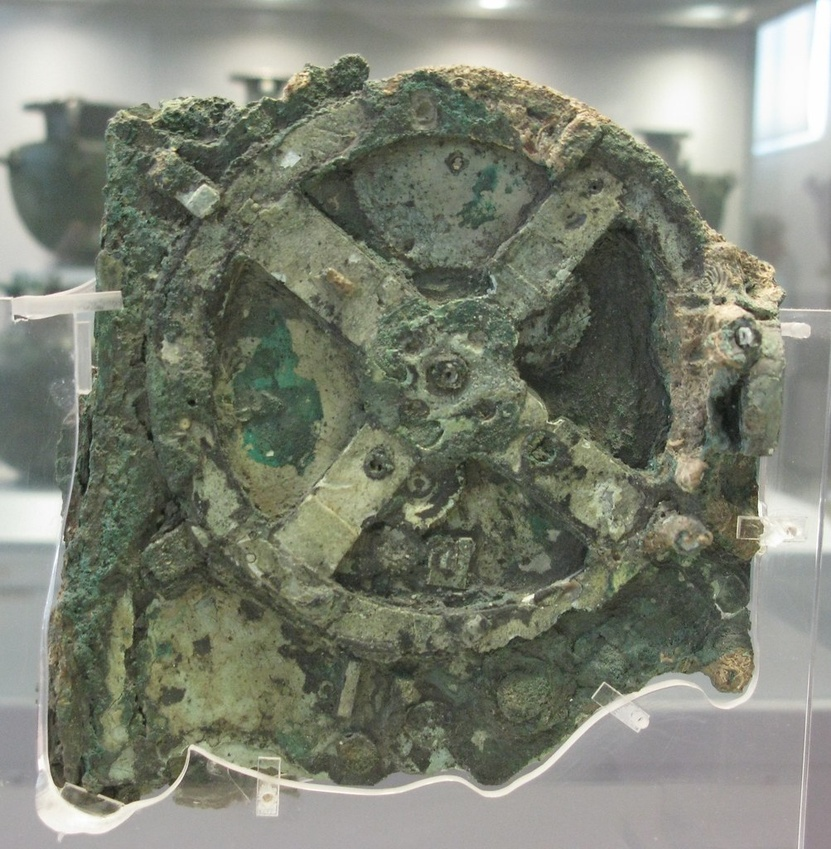
#> input picture projects/gizem/antikythera/img/fragment.jpg, 831 x 849 px, shrunk from 1003 x 1024 before the run
$ python cutout.py ../../projects/gizem/antikythera/img/fragment.jpg ../../projects/gizem/antikythera/img/front.jpg
#> lines starting #> are read from the running program, lines starting #| are printed output that depends on the picture; after the words box and inside, x2 and y2 are one past the last pixel; in counts of white or black regions, pixels touching at a corner belong together
#!/usr/bin/env python3
"""Cut a single character out of a plain studio background (GrabCut seeded by a centre rect).
  /root/.venvs/img/bin/python -I scripts/media/cutout.py in.png out.png"""
import sys

import cv2
import numpy as np

src, out = sys.argv[1], sys.argv[2]
img = cv2.imread(src)
#> img is the input picture: shape (849, 831, 3); mean B, G, R 114.5, 128.3, 124
img = cv2.copyMakeBorder(img, 40, 0, 40, 40, cv2.BORDER_REPLICATE)  # heads touching the top edge
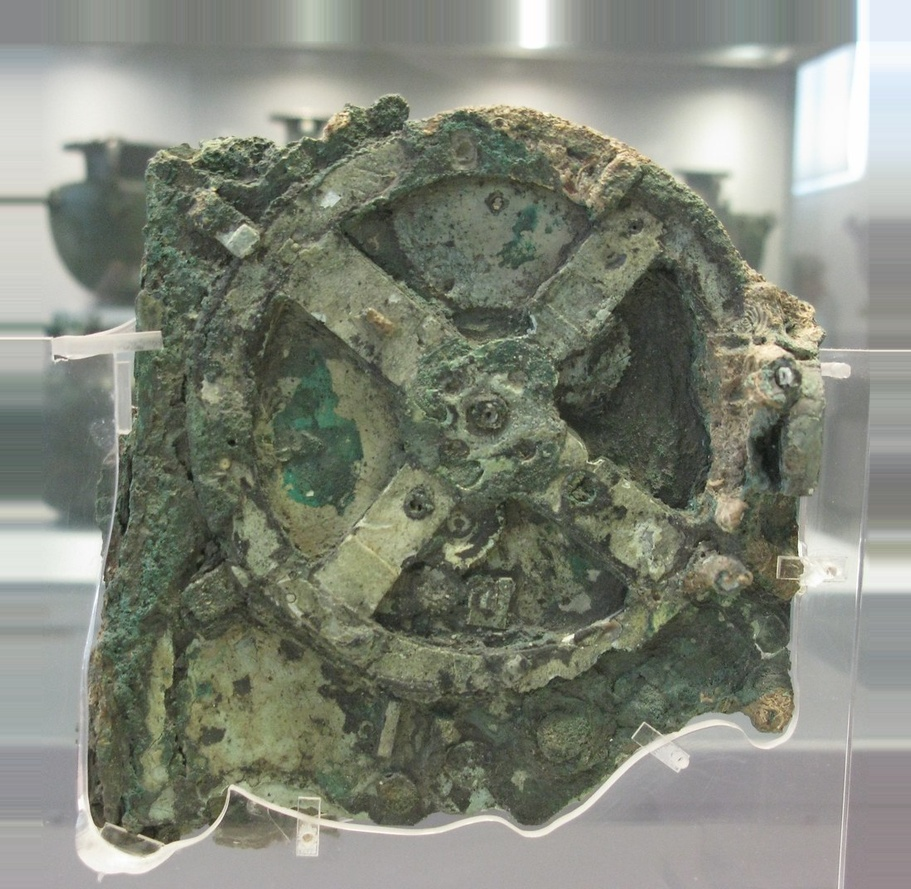
#> img: shape (889, 911, 3); mean B, G, R 120.6, 132.9, 128.7
h, w = img.shape[:2]
#> h = 889; w = 911
bg, fg = np.zeros((1, 65), np.float64), np.zeros((1, 65), np.float64)
if "--tight" in sys.argv:
    # grey studio backdrops: low-saturation bright pixels start as probable background,
    # image border is certain background; enclosed holes (white shirt) are filled afterwards
    hsv = cv2.cvtColor(img, cv2.COLOR_BGR2HSV)
    mask = np.full((h, w), cv2.GC_PR_FGD, np.uint8)
    mask[(hsv[..., 1] < 28) & (hsv[..., 2] > 140)] = cv2.GC_PR_BGD
    b = max(4, int(w * 0.03))
    mask[:b], mask[-b:], mask[:, :b], mask[:, -b:] = cv2.GC_BGD, cv2.GC_BGD, cv2.GC_BGD, cv2.GC_BGD
    cv2.grabCut(img, mask, None, bg, fg, 8, cv2.GC_INIT_WITH_MASK)
else:
    mask = np.zeros((h, w), np.uint8)
    rect = (int(w * 0.04), int(h * 0.01), int(w * 0.92), int(h * 0.98))
#> rect = (36, 8, 838, 871)
    cv2.grabCut(img, mask, rect, bg, fg, 8, cv2.GC_INIT_WITH_RECT)
alpha = np.where((mask == cv2.GC_FGD) | (mask == cv2.GC_PR_FGD), 255, 0).astype(np.uint8)
# keep the biggest blob (the character), fill holes, soften the edge
n, lab, stats, _ = cv2.connectedComponentsWithStats(alpha)
#> n = 4
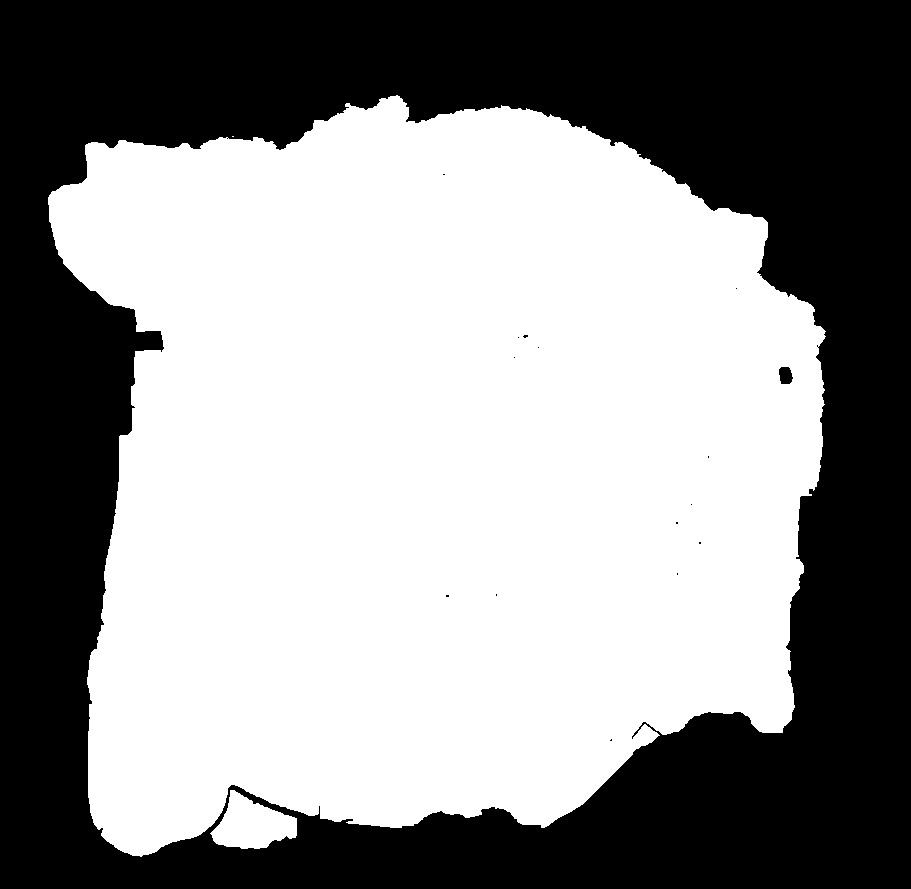
#> alpha: shape (889, 911); 56.7% white; 16 black regions (14 under 20 px), largest, box (x1, y1, x2, y2) and area: (0, 0, 911, 889) 350219, (779, 367, 793, 384) 195
if n > 1:
    big = 1 + int(np.argmax(stats[1:, cv2.CC_STAT_AREA]))
#> big = 1
    alpha = np.where(lab == big, 255, 0).astype(np.uint8)
alpha = cv2.morphologyEx(alpha, cv2.MORPH_CLOSE, np.ones((7, 7), np.uint8))
# fill enclosed holes
ff = alpha.copy()
cv2.floodFill(ff, np.zeros((h + 2, w + 2), np.uint8), (0, 0), 255)
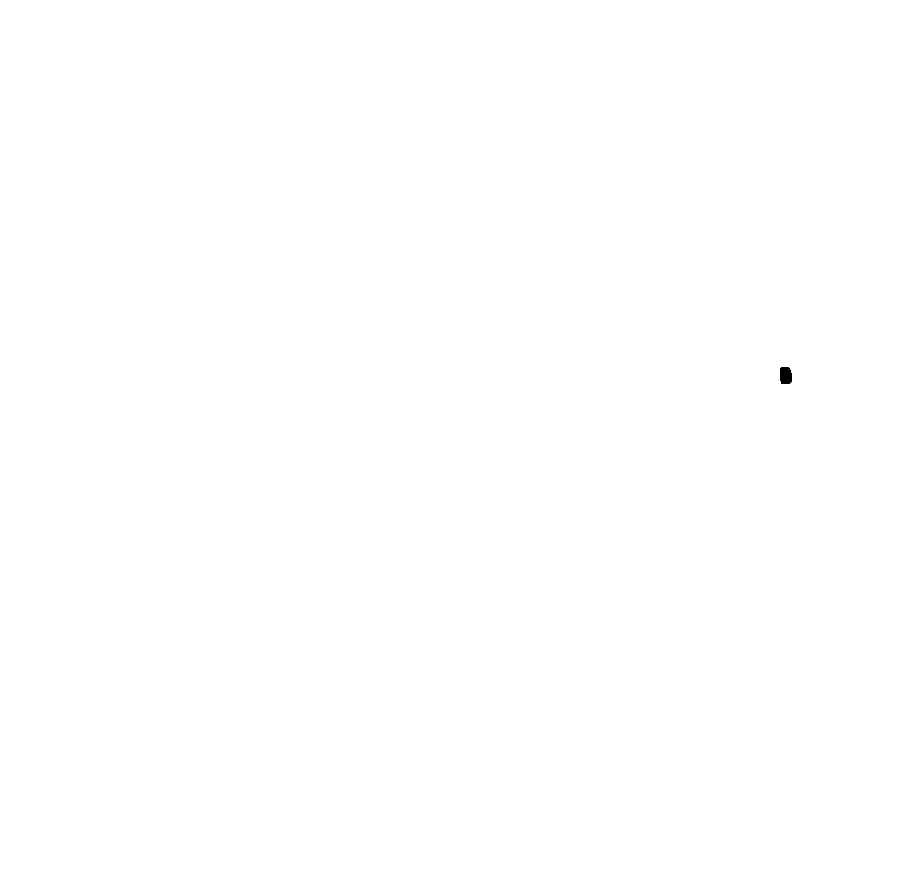
#> ff: shape (889, 911); 100% white; 1 black region, box (x1, y1, x2, y2) and area: (780, 367, 792, 384) 187
alpha = alpha | cv2.bitwise_not(ff)
alpha = cv2.GaussianBlur(alpha, (0, 0), 1.2)
ys, xs = np.where(alpha > 10)
y0, y1, x0, x1 = max(0, ys.min() - 4), min(h, ys.max() + 4), max(0, xs.min() - 4), min(w, xs.max() + 4)
#> y0 = 89; y1 = 862; x0 = 42; x1 = 831
rgba = np.dstack([img, alpha])[y0:y1, x0:x1]
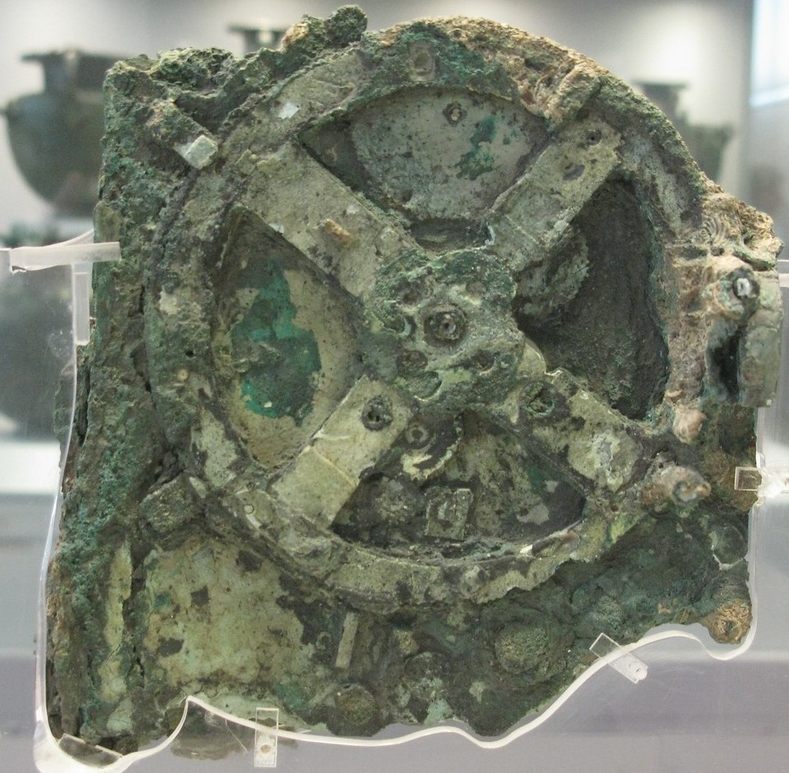
#> rgba: shape (773, 789, 4); mean B, G, R, A 107.3, 122.7, 117.8, 191.1
cv2.imwrite(out, rgba)
print(out, rgba.shape)
#| ../../projects/gizem/antikythera/img/front.jpg (773, 789, 4)

$ run again, on projects/gizem/antikythera/img/model.jpg
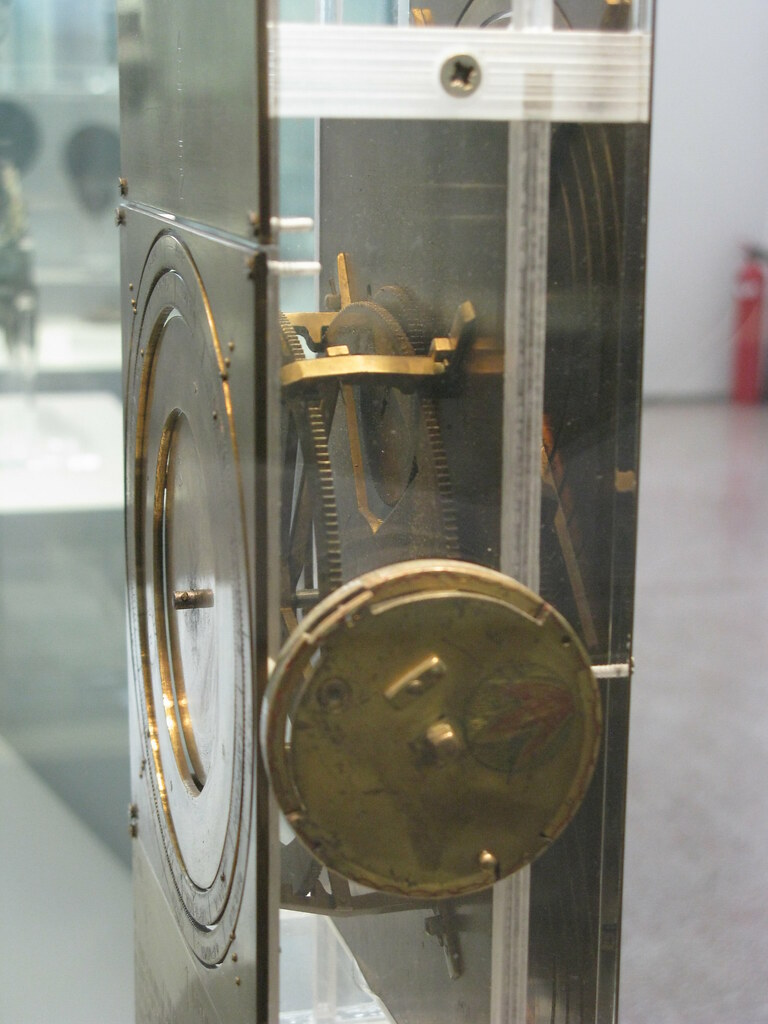
#> input picture projects/gizem/antikythera/img/model.jpg, 768 x 1024 px
#> img is the input picture: shape (1024, 768, 3); mean B, G, R 124.3, 134.6, 135.4
#> img: shape (1064, 848, 3)
#> `n, lab, stats, _ = cv2.connectedComponentsWithStats(alpha)`:
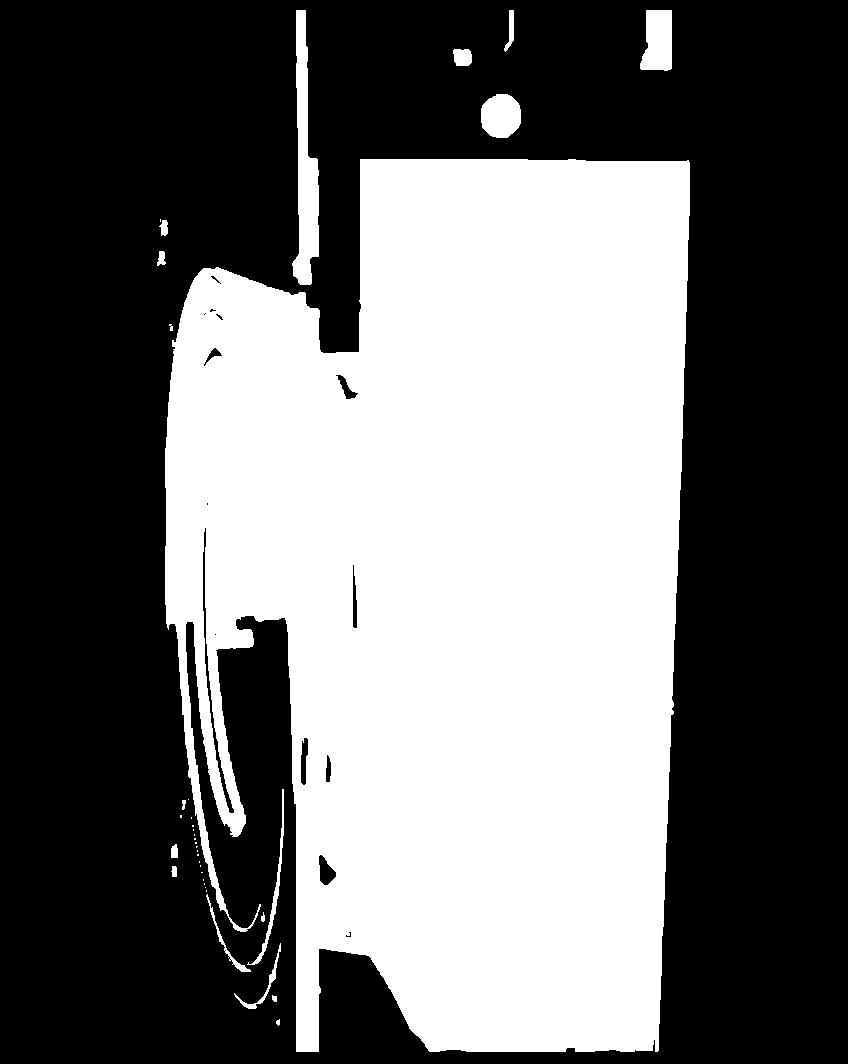
#> alpha: shape (1064, 848); 42.1% white; 37 white regions (20 under 20 px), largest, box (x1, y1, x2, y2) and area: (165, 159, 690, 1052) 370178, (292, 10, 319, 285) 4067, (640, 10, 672, 71) 1633
#> ff: shape (1064, 848); 100% white; 1 black region, box (x1, y1, x2, y2) and area: (320, 861, 335, 883) 260
#> `rgba = np.dstack([img, alpha])[y0:y1, x0:x1]`:
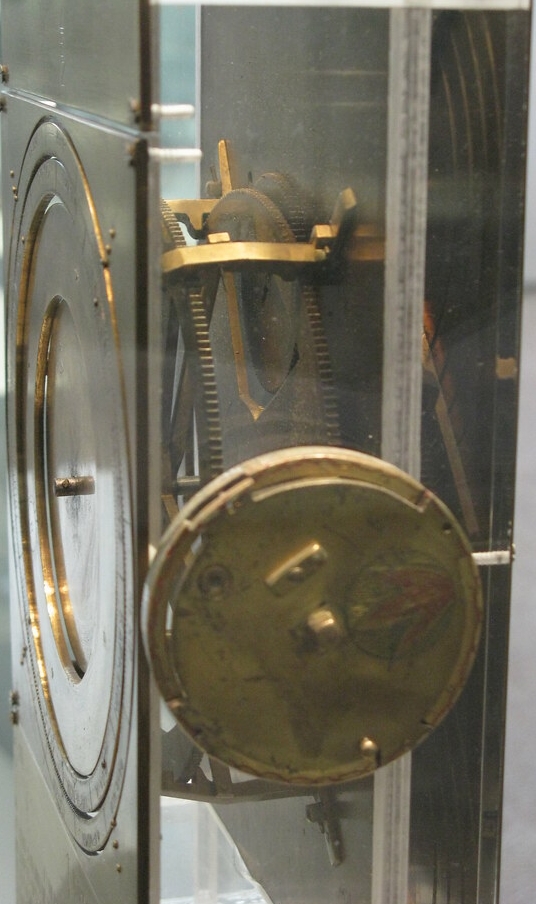
#> rgba: shape (904, 536, 4); mean B, G, R, A 93.6, 108.2, 111.7, 195.9
#| ../../projects/gizem/antikythera/img/model.jpg (904, 536, 4)
